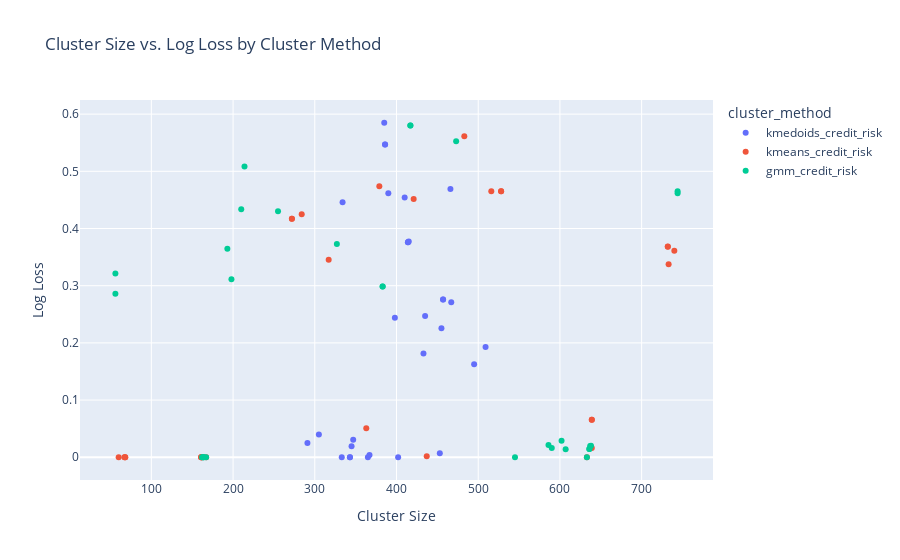

Notebook code cell kept with this figure:
### Code cell
# %% [code]
fig7 = px.scatter(df2, x="Cluster Size", y="Log Loss", color="cluster_method",
                  title="Cluster Size vs. Log Loss by Cluster Method")
fig7.show()

### Figure 1 — Plotly figure (JSON) as saved in the notebook; plotly's stock layout.template omitted (floating-point values rounded to 4 significant figures)
{"data": [{"hovertemplate": "cluster_method=kmedoids_credit_risk<br>Cluster Size=%{x}<br>Log Loss=%{y}<extra></extra>", "legendgroup": "kmedoids_credit_risk", "marker": {"color": "#636efa", "symbol": "circle"}, "mode": "markers", "name": "kmedoids_credit_risk", "orientation": "v", "showlegend": true, "type": "scatter", "x": [367, 433, 386, 414, 457, 343, 345, 455, 386, 414, 457, 343, 453, 347, 415, 385, 398, 402, 509, 291, 390, 410, 333, 467, 305, 495, 466, 334, 435, 365], "xaxis": "x", "y": [0.003734, 0.1813, 0.547, 0.3759, 0.2758, 2.22e-16, 0.01912, 0.2254, 0.547, 0.3759, 0.2758, 2.22e-16, 0.006968, 0.03044, 0.3772, 0.5849, 0.244, 2.22e-16, 0.1927, 0.02512, 0.4618, 0.4541, 2.22e-16, 0.2709, 0.03993, 0.1626, 0.4689, 0.4461, 0.2469, 2.22e-16], "yaxis": "y"}, {"hovertemplate": "cluster_method=kmeans_credit_risk<br>Cluster Size=%{x}<br>Log Loss=%{y}<extra></extra>", "legendgroup": "kmeans_credit_risk", "marker": {"color": "#EF553B", "symbol": "circle"}, "mode": "markers", "name": "kmeans_credit_risk", "orientation": "v", "showlegend": true, "type": "scatter", "x": [733, 67, 272, 528, 161, 639, 68, 732, 272, 528, 161, 639, 363, 437, 483, 317, 167, 633, 60, 740, 379, 421, 161, 639, 68, 732, 284, 516, 162, 638], "xaxis": "x", "y": [0.3375, 2.22e-16, 0.4169, 0.465, 2.22e-16, 0.06548, 2.22e-16, 0.3685, 0.4169, 0.465, 2.22e-16, 0.06548, 0.05066, 0.001708, 0.5613, 0.3455, 2.22e-16, 2.22e-16, 2.22e-16, 0.3612, 0.474, 0.4517, 2.22e-16, 0.01629, 2.22e-16, 0.368, 0.425, 0.4651, 2.22e-16, 0.01698], "yaxis": "y"}, {"hovertemplate": "cluster_method=gmm_credit_risk<br>Cluster Size=%{x}<br>Log Loss=%{y}<extra></extra>", "legendgroup": "gmm_credit_risk", "marker": {"color": "#00cc96", "symbol": "circle"}, "mode": "markers", "name": "gmm_credit_risk", "orientation": "v", "showlegend": true, "type": "scatter", "x": [607, 193, 383, 417, 164, 636, 210, 590, 383, 417, 164, 636, 602, 198, 473, 327, 167, 633, 255, 545, 744, 56, 162, 638, 214, 586, 744, 56, 163, 637], "xaxis": "x", "y": [0.01392, 0.3644, 0.2986, 0.5801, 2.22e-16, 0.0144, 0.4337, 0.01602, 0.2986, 0.5801, 2.22e-16, 0.0144, 0.0287, 0.3113, 0.5526, 0.3728, 2.22e-16, 2.22e-16, 0.4302, 2.22e-16, 0.4651, 0.2857, 2.22e-16, 0.01995, 0.5085, 0.02146, 0.4617, 0.3213, 2.22e-16, 0.01967], "yaxis": "y"}], "layout": {"legend": {"title": {"text": "cluster_method"}, "tracegroupgap": 0}, "title": {"text": "Cluster Size vs. Log Loss by Cluster Method"}, "xaxis": {"anchor": "y", "domain": [0, 1], "title": {"text": "Cluster Size"}}, "yaxis": {"anchor": "x", "domain": [0, 1], "title": {"text": "Log Loss"}}}}
